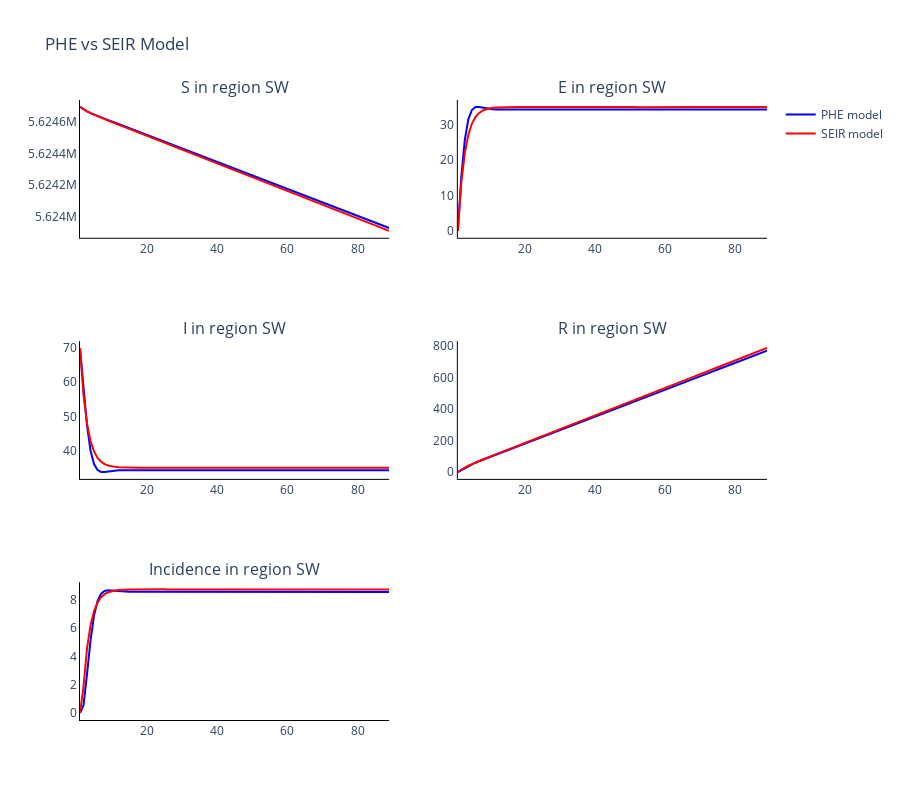

The notebook cell this image was saved under:
### Markdown cell above
### Plot the comparments of the two models against each other

### Code cell
# Trace names - represent the solver used for the simulation
trace_name = ['PHE model', 'SEIR model']

# Compartment list - type and age
comparments = []
for n in seir_model.output_names():
    comparments.append('{} in region {}'.format(n, regions[phe_parameters.regional_parameters.region_index-1]))

fig = go.Figure()
fig = make_subplots(
    rows=int(np.ceil(len(comparments)/2)), cols=2, subplot_titles=tuple('{}'.format(comparment) for comparment in comparments)
)

# Plot for each comparment
for c, comparment in enumerate(comparments):
    # Plot (line plot for each solver method for each age)
    for a, age in enumerate(age_groups):
        if c != 0:
            for o, out in enumerate(outputs):
                fig.add_trace(
                    go.Scatter(
                        y=out[:, c*len(age_groups)+a],
                        x=phe_parameters.regional_parameters.times,
                        mode='lines',
                        name=trace_name[o],
                        line_color=colours[o],
                        showlegend=False
                    ),
                    row= int(np.floor(c / 2)) + 1,
                    col= c % 2 + 1
                )
        
        else:
            for o, out in enumerate(outputs):
                fig.add_trace(
                    go.Scatter(
                        y=out[:, c*len(age_groups)+a],
                        x=phe_parameters.regional_parameters.times,
                        mode='lines',
                        name=trace_name[o],
                        line_color=colours[o]
                    ),
                    row= int(np.floor(c / 2)) + 1,
                    col= c % 2 + 1
                )

# Add axis labels
fig.update_layout(
    boxmode='group',
    title='PHE vs SEIR Model', 
    width=900, 
    height=800,
    plot_bgcolor='white',
    xaxis=dict(linecolor='black'),
    yaxis=dict(linecolor='black'),
    xaxis2=dict(linecolor='black'),
    yaxis2=dict(linecolor='black'),
    xaxis3=dict(linecolor='black'),
    yaxis3=dict(linecolor='black'),
    xaxis4=dict(linecolor='black'),
    yaxis4=dict(linecolor='black'),
    xaxis5=dict(linecolor='black'),
    yaxis5=dict(linecolor='black'))

fig.write_image('images/Phe_SEIR.pdf')
fig.show()
